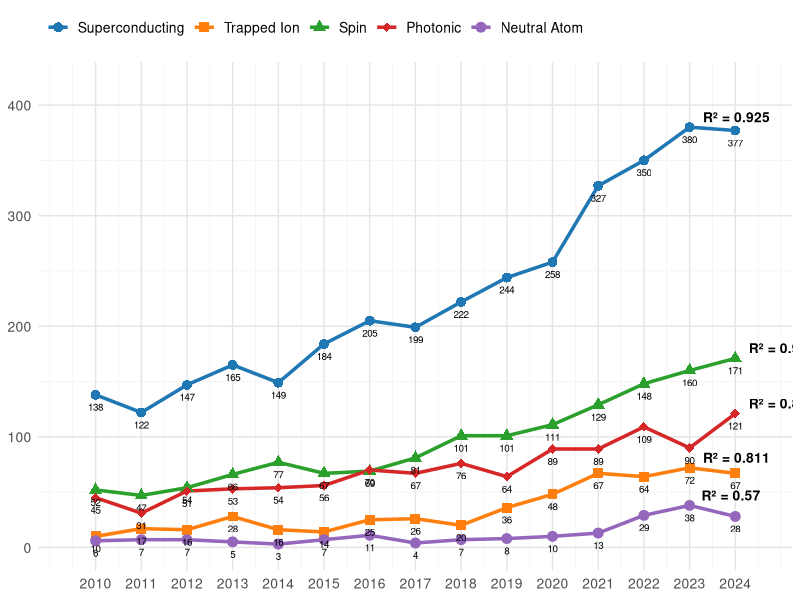
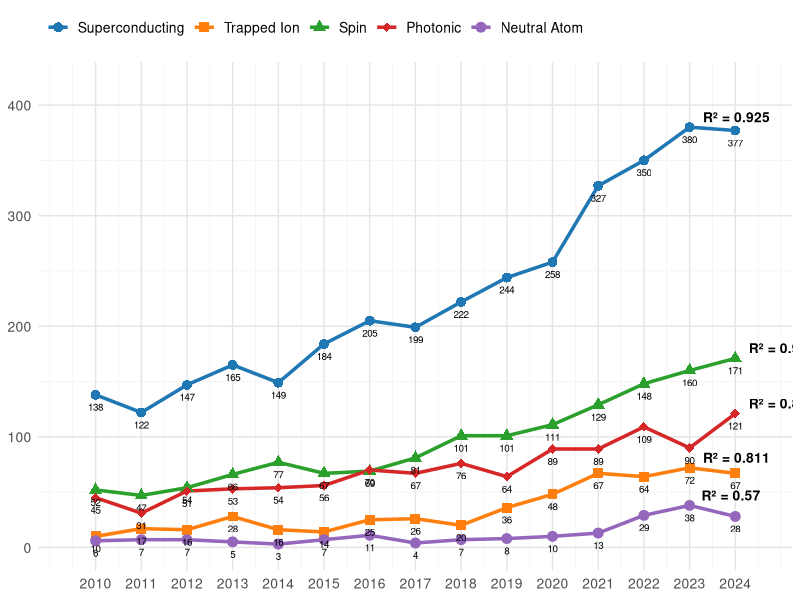

Recreate these plots in R, in order.
# 필요한 라이브러리 로드
library(ggplot2)
library(dplyr)
library(tidyr)
library(scales)

# CSV 파일 읽기
data <- read.csv("publication_freq.csv", stringsAsFactors = FALSE)

# 데이터 확인
print("Data structure:")
str(data)
print("\nFirst few rows:")
head(data)

# 데이터를 long format으로 변환 (ggplot2에서 사용하기 위해)
data_long <- data %>%
  pivot_longer(cols = -year, 
               names_to = "qubit_type", 
               values_to = "publication_count")

# qubit_type을 factor로 변환하고 레벨 순서 설정
data_long$qubit_type <- factor(data_long$qubit_type, 
                               levels = c("superconducting", "trapped.ion", "spin", "photonic", "neutral.atom"),
                               labels = c("Superconducting", "Trapped Ion", "Spin", "Photonic", "Neutral Atom"))

# R² 값 계산 함수
calculate_r_squared <- function(x, y) {
  model <- lm(y ~ x)
  r_squared <- summary(model)$r.squared
  return(r_squared)
}

# 각 qubit_type별 R² 값 계산
r_squared_values <- data_long %>%
  group_by(qubit_type) %>%
  summarise(r_squared = calculate_r_squared(year, publication_count),
            max_count = max(publication_count),
            max_year = year[which.max(publication_count)],
            .groups = 'drop')

print("\nR-squared values:")
print(r_squared_values)

# 색상 팔레트 설정
colors <- c("#1f77b4", "#ff7f0e", "#2ca02c", "#d62728", "#9467bd")
shapes <- c(16, 15, 17, 18, 19)  # 원, 사각형, 삼각형, 다이아몬드, 역삼각형

# ggplot2로 그래프 생성
p <- ggplot(data_long, aes(x = year, y = publication_count, color = qubit_type, shape = qubit_type)) +
  # 꺾은선 그래프
  geom_line(linewidth = 1.2) +
  geom_point(size = 3) +
  
  # 각 데이터 포인트에 출판회수 숫자 표시 (dot 하단)
  geom_text(aes(label = publication_count), 
            vjust = 2, hjust = 0.5, size = 2.5,
            show.legend = FALSE,
            color = "black") +
  
  # R² 값 텍스트 추가 - 위치를 조정하여 가려지지 않도록 함
  geom_text(data = r_squared_values, 
            aes(x = max_year, y = max_count, 
                label = paste("R² =", round(r_squared, 3))),
            hjust = -0.2, vjust = -0.5, size = 3.5,
            show.legend = FALSE,
            color = "black", fontface = "bold") +
  
  # 색상과 모양 설정
  scale_color_manual(values = colors) +
  scale_shape_manual(values = shapes) +
  
  # 축 설정
  scale_x_continuous(breaks = data$year, 
                     labels = data$year,
                     limits = c(min(data$year) - 0.5, max(data$year) + 0.5)) +
  scale_y_continuous(limits = c(0, max(data_long$publication_count) * 1.1)) +
  
  # 제목과 라벨 - 제목과 축 라벨 제거, 범례 제목도 제거
  labs(color = "",
       shape = "") +
  
  # 테마 설정
  theme_minimal() +
  theme(
    axis.title = element_blank(),  # X, Y축 제목 제거
    axis.text = element_text(size = 10),
    axis.text.x = element_text(angle = 0, hjust = 0.5),
    legend.title = element_blank(),  # 범례 제목 제거
    legend.text = element_text(size = 10),
    legend.position = "top",
    legend.justification = "left",
    panel.grid.major = element_line(color = "grey90", linewidth = 0.5),
    panel.grid.minor = element_line(color = "grey95", linewidth = 0.25),
    panel.background = element_rect(fill = "white", color = NA),
    plot.background = element_rect(fill = "white", color = NA)
  )

# 그래프 출력
print(p)

# 그래프 저장
ggsave("v_2.png", 
       plot = p, 
       width = 12, 
       height = 8, 
       dpi = 300, 
       bg = "white")

# 통계 요약 출력
cat("\n=== Publication Statistics by Qubit Implementation Method ===\n")
summary_stats <- data_long %>%
  group_by(qubit_type) %>%
  summarise(
    total_publications = sum(publication_count),
    avg_per_year = round(mean(publication_count), 1),
    peak_year = year[which.max(publication_count)],
    peak_count = max(publication_count),
    r_squared = calculate_r_squared(year, publication_count),
    .groups = 'drop'
  )

print(summary_stats)

cat("\nGraph saved as 'v_2.png'\n")
